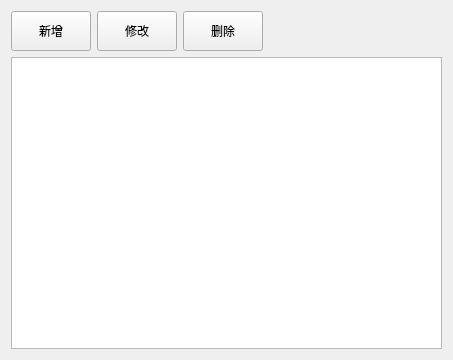
<?xml version="1.0" encoding="UTF-8"?>
<ui version="4.0">
 <class>MainSystemSetingsForm</class>
 <widget class="QWidget" name="MainSystemSetingsForm">
  <property name="geometry">
   <rect>
    <x>0</x>
    <y>0</y>
    <width>453</width>
    <height>360</height>
   </rect>
  </property>
  <property name="windowTitle">
   <string>Form</string>
  </property>
  <layout class="QVBoxLayout" name="verticalLayout">
   <item>
    <layout class="QHBoxLayout" name="horizontalLayout">
     <item>
      <widget class="QPushButton" name="pushButton_add">
       <property name="minimumSize">
        <size>
         <width>80</width>
         <height>40</height>
        </size>
       </property>
       <property name="text">
        <string>新增</string>
       </property>
      </widget>
     </item>
     <item>
      <widget class="QPushButton" name="pushButton_modfy">
       <property name="minimumSize">
        <size>
         <width>80</width>
         <height>40</height>
        </size>
       </property>
       <property name="text">
        <string>修改</string>
       </property>
      </widget>
     </item>
     <item>
      <widget class="QPushButton" name="pushButton_del">
       <property name="minimumSize">
        <size>
         <width>80</width>
         <height>40</height>
        </size>
       </property>
       <property name="text">
        <string>删除</string>
       </property>
      </widget>
     </item>
     <item>
      <spacer name="horizontalSpacer">
       <property name="orientation">
        <enum>Qt::Horizontal</enum>
       </property>
       <property name="sizeHint" stdset="0">
        <size>
         <width>40</width>
         <height>20</height>
        </size>
       </property>
      </spacer>
     </item>
    </layout>
   </item>
   <item>
    <widget class="QTableView" name="tableView"/>
   </item>
  </layout>
 </widget>
 <resources/>
 <connections/>
</ui>
